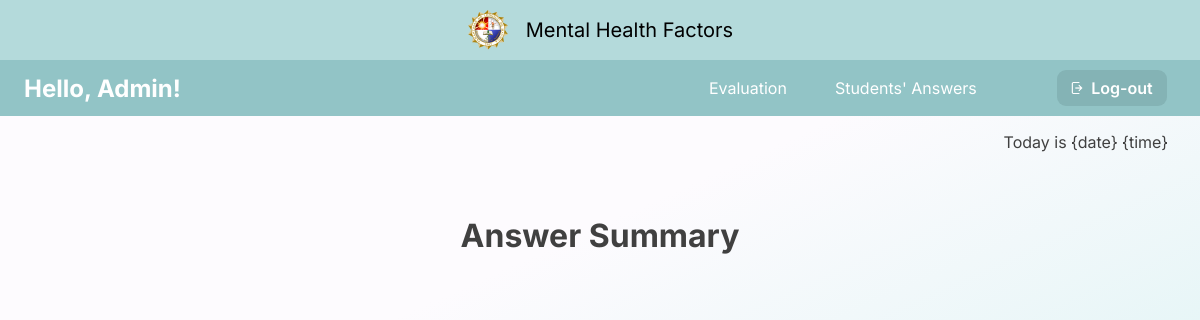
Page /student_answer/5 on the earlier database version.
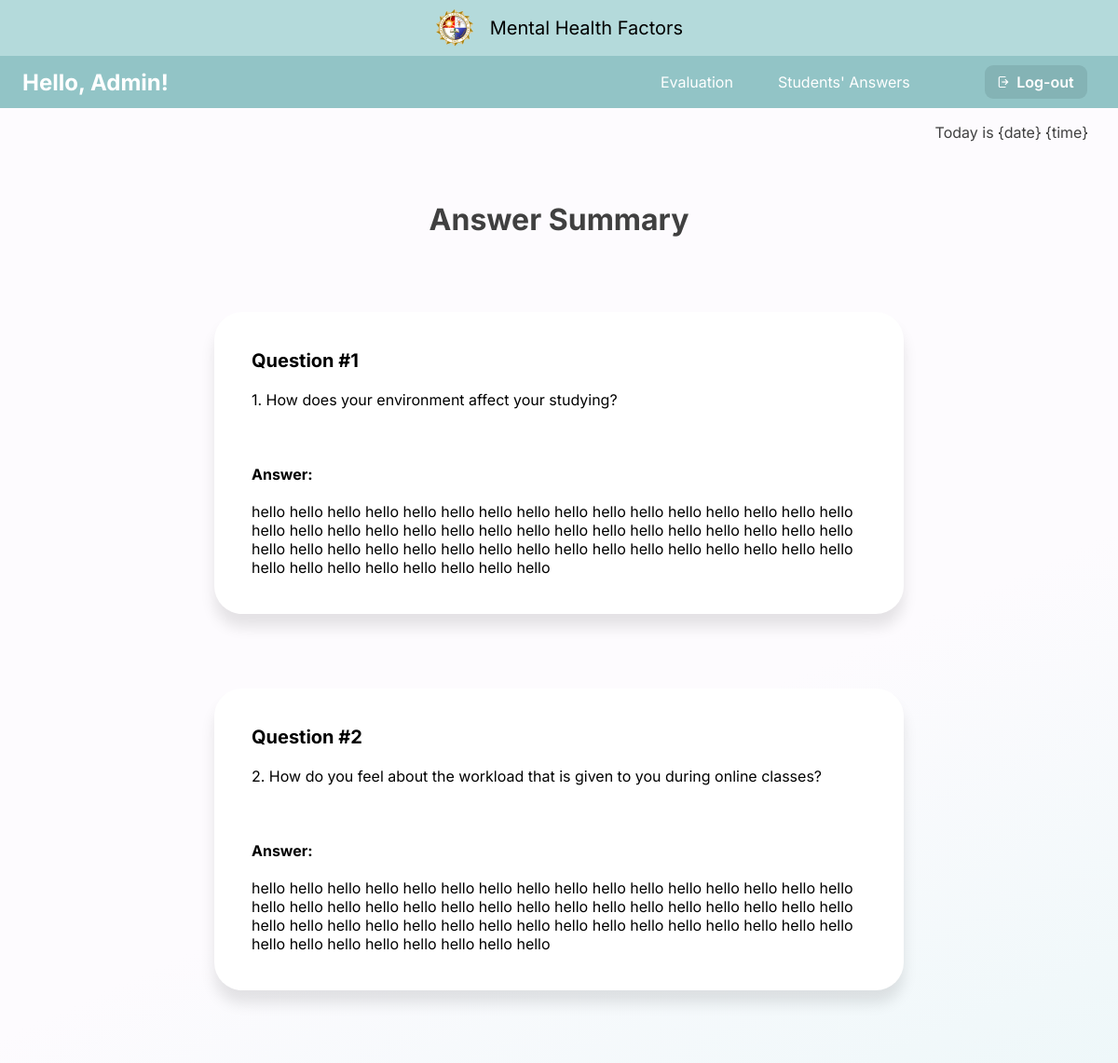
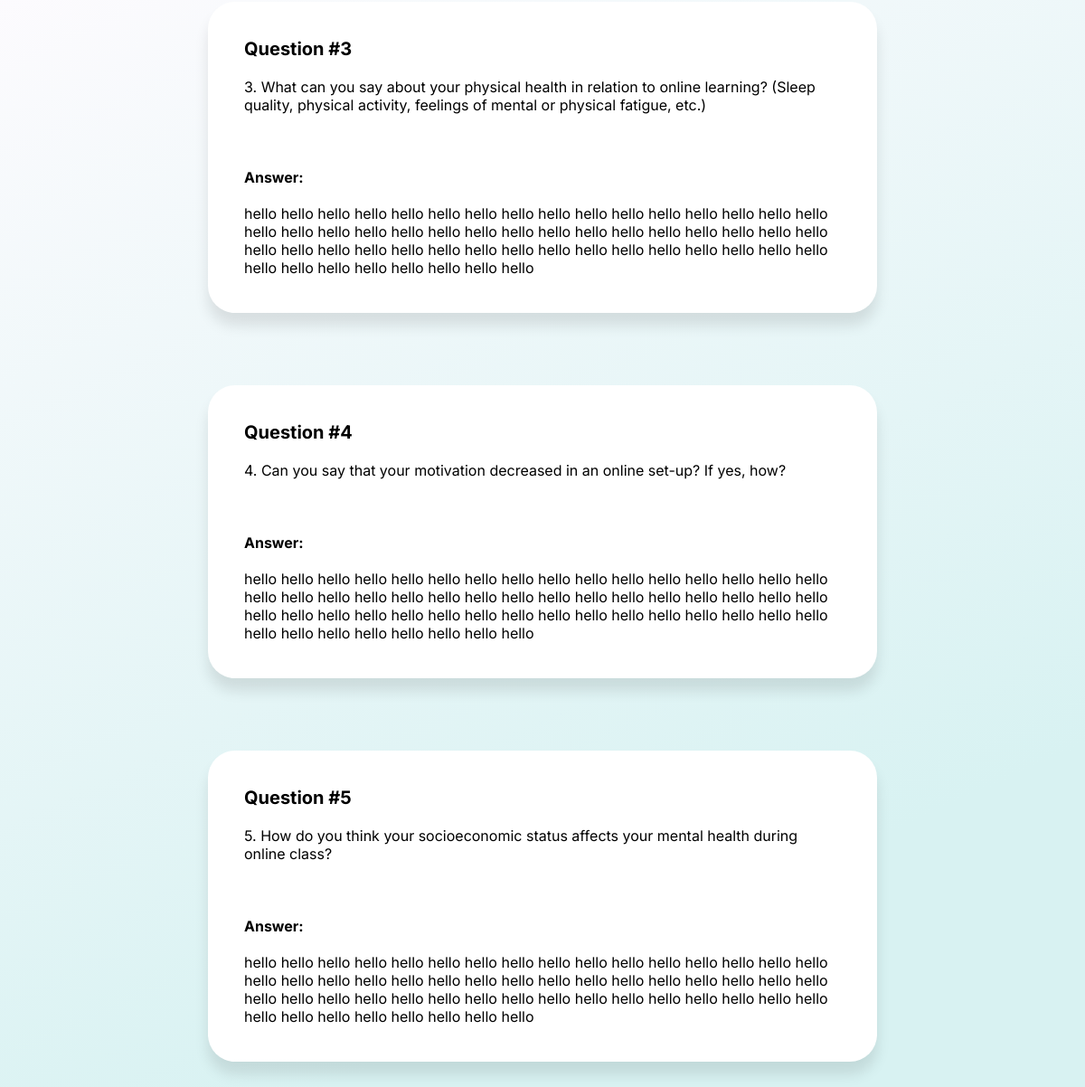
Same page on the later database version (2 pictures, top to bottom).
### capswebsite/models.py (models this page shows, shortened)
class Answers(models.Model):
    student = models.ForeignKey(User, verbose_name='Student',null=True,blank=True,on_delete=models.CASCADE)
    question1 = models.CharField(max_length=1000, verbose_name="question1",null=True, blank =True)
    question2 = models.CharField(max_length=1000, verbose_name="question2",null=True, blank =True)
    question3 = models.CharField(max_length=1000, verbose_name="question3",null=True, blank =True)
    question4 = models.CharField(max_length=1000, verbose_name="question4",null=True, blank =True)
    question5 = models.CharField(max_length=1000, verbose_name="question5",null=True, blank =True)

### capswebsite/views.py (the view)
# urls.py: re_path(r'^student_answer/(?P<pk>[a-zA-Z0-9]+$)', views.student_answer, name='student_answer'),
def student_answer(request, pk):
    answers = Answers.objects.filter(id=pk)
    context = {'answers':answers}
    return render(request, 'admin/student_answer.html', context)

### capswebsite/templates/admin/student_answer.html (shortened to what this page needs)
{% load static %}
{% include 'admin/admin_navbar.html' %}
{% block content %}
<p class="date-time">Today is {date} {time}</p>
<div class="title">Answer Summary</div>
        {% for ans in answers %}
        <div class="qna">
            <span>Question #1</span>
            <br><br>
            1. How does your environment affect your studying?
            <br><br><br><br>
            <label for="answer"><b>Answer:</b></label>
            <br><br>
            {{ans.question1}}
        </div>
        <div class="qna">
            <span>Question #2</span>
            <br><br>
            2. How do you feel about the workload that is given to you during online classes?
            <br><br><br><br>
            <label for="answer"><b>Answer:</b></label>
            <br><br>
            {{ans.question2}}
        </div>
        <div class="qna">
            <span>Question #3</span>
            <br><br>
            3. What can you say about your physical health in relation to online learning? (Sleep quality, physical activity, feelings of mental or physical fatigue, etc.)
            <br><br><br><br>
            <label for="answer"><b>Answer:</b></label>
            <br><br>
            {{ans.question3}}
        </div>
        <div class="qna">
            <span>Question #4</span>
            <br><br>
            4. Can you say that your motivation decreased in an online set-up? If yes, how?
            <br><br><br><br>
            <label for="answer"><b>Answer:</b></label>
            <br><br>
            {{ans.question4}}
        </div>
        <div class="qna">
            <span>Question #5</span>
            <br><br>
            5. How do you think your socioeconomic status affects your mental health during online class?
            <br><br><br><br>
            <label for="answer"><b>Answer:</b></label>
            <br><br>
            {{ans.question5}}
        </div>
{%endfor%}
{% endblock %}

Differences in the rows shown:
added Answers: question1 "hello hello hello hello hello hello hello hello hello hello hello hello hello hello hello hello hello hello hello hello hello hello hello hello hello hello hello hello hello hello hello hello hello hello hello hello hello hello hello hello hello hello hello hello hello hello hello hello hello hello hello hello hello hello hello hello", question2 "hello hello hello hello hello hello hello hello hello hello hello hello hello hello hello hello hello hello hello hello hello hello hello hello hello hello hello hello hello hello hello hello hello hello hello hello hello hello hello hello hello hello hello hello hello hello hello hello hello hello hello hello hello hello hello hello", question3 "hello hello hello hello hello hello hello hello hello hello hello hello hello hello hello hello hello hello hello hello hello hello hello hello hello hello hello hello hello hello hello hello hello hello hello hello hello hello hello hello hello hello hello hello hello hello hello hello hello hello hello hello hello hello hello hello", question4 "hello hello hello hello hello hello hello hello hello hello hello hello hello hello hello hello hello hello hello hello hello hello hello hello hello hello hello hello hello hello hello hello hello hello hello hello hello hello hello hello hello hello hello hello hello hello hello hello hello hello hello hello hello hello hello hello", question5 "hello hello hello hello hello hello hello hello hello hello hello hello hello hello hello hello hello hello hello hello hello hello hello hello hello hello hello hello hello hello hello hello hello hello hello hello hello hello hello hello hello hello hello hello hello hello hello hello hello hello hello hello hello hello hello hello"
